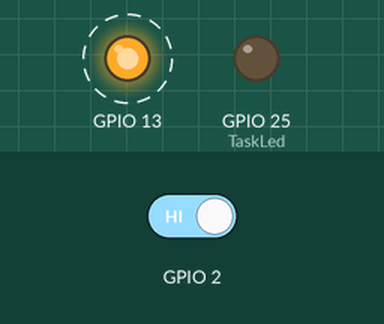
Simulated run of this program. Board: ESP32. Shown: output pins drawn as LEDs (lit = HIGH). Dashed ring = blinking. The inputs (shaded band) are chosen by the test bench; at power-on: GPIO 2 HIGH.

Above: at 1.25 s.
1.3 s: GPIO 2 driven LOW
At 1.7 s:
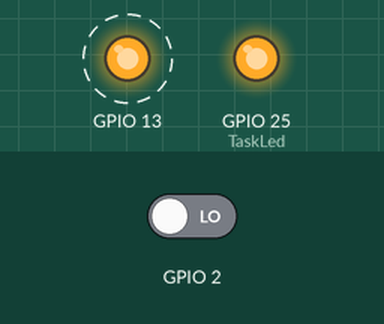
Timing chart, 0 to 10.3 s (numbered marks = the images above; inputs shaded):
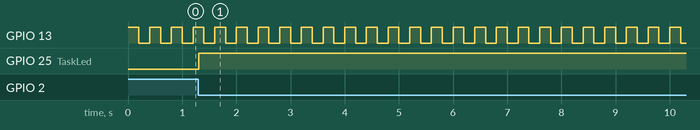

Measured:
- after the input at 1.3 s, GPIO 25 (TaskLed): LOW → HIGH at once
- by itself, GPIO 13: alternates HIGH for 0.20 s and LOW for 0.20 s

The program:

main.cpp
```cpp
#include <Arduino.h>

SemaphoreHandle_t interruptSemaphore;
long debouncing_time = 150;
volatile unsigned long last_micros;

void TaskLed(void *pvParameters);
void TaskBlink(void *pvParameters);
void debounceInterrupt();
void interruptHandler();

void setup() {
  Serial.begin(115200);
  pinMode(2, INPUT);
  xTaskCreate(TaskLed,  "Led", 10000, NULL, 0, NULL );
  xTaskCreate(TaskBlink,  "LedBlink", 10000, NULL, 0, NULL );
  interruptSemaphore = xSemaphoreCreateBinary();
  if (interruptSemaphore != NULL) {
    attachInterrupt(digitalPinToInterrupt(2), debounceInterrupt, LOW);
  }
}

void loop()
{
  delay(1000);
}

void debounceInterrupt() {
  if((long)(micros() - last_micros) >= debouncing_time * 1000) {
      interruptHandler();
      last_micros = micros();
  }
}

void interruptHandler() {
  xSemaphoreGiveFromISR(interruptSemaphore, NULL);
}

void TaskLed(void *pvParameters)
{
  (void) pvParameters;
  pinMode(25, OUTPUT);
  while(1) {
    if (xSemaphoreTake(interruptSemaphore, portMAX_DELAY) == pdPASS) {
      digitalWrite(25, !digitalRead(25));
    }
  }
}
void TaskBlink(void *pvParameters)
{
  (void) pvParameters;
  pinMode(13, OUTPUT);
  while(1) {
  digitalWrite(13, HIGH);
  vTaskDelay(200 / portTICK_PERIOD_MS);
  digitalWrite(13, LOW);
  vTaskDelay(200 / portTICK_PERIOD_MS);
  }
}
```
